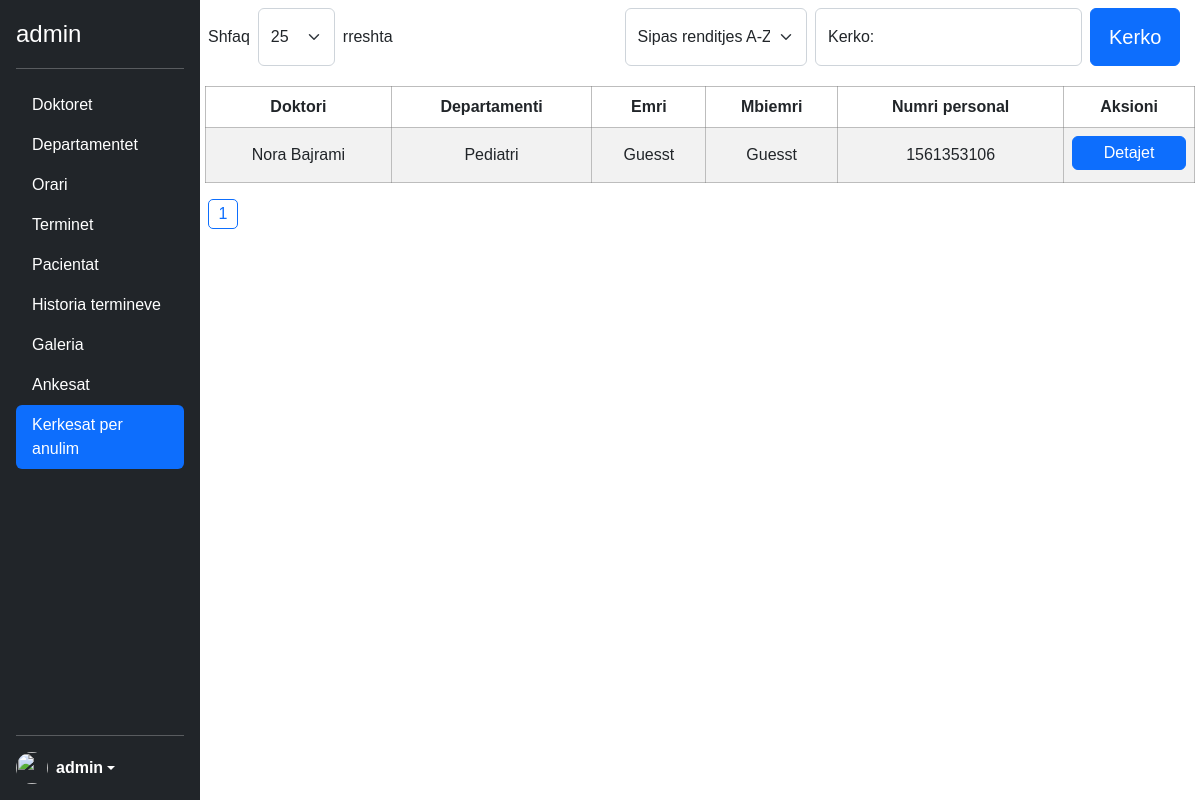
Screenshot of /admin/kerkesatAnulimit.php (signed in) with the database file from the repository.
### tables this page shows
CREATE TABLE `kerkesatanulimit` (
  `id` int(11) NOT NULL,
  `emri_pacientit` varchar(100) NOT NULL,
  `mbiemri_pacientit` varchar(100) NOT NULL,
  `numri_personal` int(10) NOT NULL,
  `email` varchar(100) NOT NULL,
  `telefoni` varchar(100) NOT NULL,
  `doktori` varchar(100) NOT NULL,
  `departamenti` varchar(100) NOT NULL,
  `data` date NOT NULL,
  `ora` time NOT NULL,
  `arsyeja_anulimit` varchar(150) NOT NULL
);

### admin/kerkesatAnulimit.php (the view, shortened to what this page needs)
<?php
include('../config.php');
?>
<?php include('header.php') ?>
</head>
<body>
    <div class="sideBlock">
        <button type="button" class="ham" id="ham_menu"><i class="fa-solid fa-bars"></i></button>
    </div>
    <div class="d-flex flex-column flex-shrink-0 p-3 text-white bg-dark sidebar">
        <p class="d-flex align-items-center mb-3 mb-md-0 me-md-auto text-white text-decoration-none">
            <span class="fs-4"><?php echo $_SESSION['admin'] ?></span>
        </p>
        <hr>
        <ul class="nav nav-pills flex-column mb-auto">
            <li class="nav-item"><a href="doktoret.php" class="nav-link text-white">Doktoret</a></li>
            <li><a href="departamentet.php" class="nav-link text-white">Departamentet</a></li>
            <li><a href="orari.php" class="nav-link text-white">Orari</a></li>
            <li><a href="terminet.php" class="nav-link text-white">Terminet</a></li>
            <li><a href="pacientat.php"" class=" nav-link text-white">Pacientat</a></li>
            <li><a href="historiaTerminit.php" class="nav-link text-white">Historia termineve</a></li>
            <li class="nav-item"><a href="galeria.php" class="nav-link text-white">Galeria</a></li>
            <li><a href="ankesat.php" class="nav-link text-white">Ankesat</a></li>
            <li><a href="kerkesatAnulimit.php" class="nav-link text-white active" aria-current="page">Kerkesat per anulim</a></li>
        </ul>
        <hr>
        <div class="dropdown">
            <a href="#" class="d-flex align-items-center text-white text-decoration-none dropdown-toggle" id="dropdownUser1" data-bs-toggle="dropdown" aria-expanded="false">
                <img src="https://w7.pngwing.com/pngs/200/420/png-transparent-user-profile-computer-icons-overview-rectangle-black-data-thumbnail.png" alt="" width="32" height="32" class="rounded-circle me-2">
                <strong><?php echo $_SESSION['admin'] ?></strong>
            </a>
        </div>
    </div>
    <?php
    $searchedQuery = "";
    $entries = isset($_GET['entries']) ? $_GET['entries'] : 25;
    $sortDefault = "default";
    $sortBy = isset($_GET['sortBy']) ? $_GET['sortBy'] : $sortDefault;
    $sort = "";
    $countSql = "SELECT COUNT(*) as total FROM kerkesatanulimit";
    $countPrep = $con->prepare($countSql);
    $countPrep->execute();
    $totalRows = $countPrep->fetch();
    $totalRows = $totalRows['total'];
    $totalPages = ceil($totalRows / $entries);
    $currentPage = isset($_GET['page']) ? $_GET['page'] : 1;
    $startIndex = ($currentPage - 1) * $entries;
    if ($sortBy == "default") {
        $sort = " ORDER BY doktori ASC LIMIT :startIndex, $entries";
        $sortASC = 'selected';
        $searchedQuery = isset($_GET['keyword']) ? $_GET['keyword'] : "";
    } else if ($sortBy == "ASC") {
        $sort = " ORDER BY doktori ASC LIMIT :startIndex, $entries";
        $sortASC = 'selected';
        $searchedQuery = isset($_GET['keyword']) ? $_GET['keyword'] : "";
    } else if ($sortBy == "DESC") {
        $sort = " ORDER BY doktori DESC LIMIT :startIndex, $entries";
        $sortDESC = 'selected';
        $searchedQuery = isset($_GET['keyword']) ? $_GET['keyword'] : "";
    } else if ($sortBy == "date") {
        $sort = " ORDER BY DATE(data) LIMIT :startIndex, $entries";
        $sortDate = 'selected';
        $searchedQuery = isset($_GET['keyword']) ? $_GET['keyword'] : "";
    }
    if (isset($_GET['search']) && !empty($_GET['keyword'])) {
        $keyword = $_GET['keyword'];
        $sort = "SELECT * FROM kerkesatanulimit WHERE doktori=:keyword OR departamenti=:keyword  OR numri_personal=:keyword OR
             emri_pacientit=:keyword OR mbiemri_pacientit=:keyword OR data=:keyword OR ora=:keyword" . $sort;
        $sql = $sort;
        $prep = $con->prepare($sql);
        $prep->bindParam(':keyword', $keyword);
        $prep->bindValue(':startIndex', $startIndex, PDO::PARAM_INT);
        $prep->execute();
        $data = $prep->fetchAll(PDO::FETCH_ASSOC);
        $searchedQuery = $keyword;
    } else {
        $sql = "SELECT * FROM kerkesatanulimit" . $sort;
        $prep = $con->prepare($sql);
        $prep->bindValue(':startIndex', $startIndex, PDO::PARAM_INT);
        $prep->execute();
        $data = $prep->fetchAll(PDO::FETCH_ASSOC);
    }
    if (!$data) {
        $empty = 'empty';
    } else {
        $empty = '';
    }
    ?>
    <main class="main mainRes d-flex flex-column align-items-center">
        <div class="d-flex justify-content-between w-100 p-2 ">
            <div>
                <form id="entriesForm" method="GET" class="d-flex align-items-center w-25" action="">
                    <label for="entries" class="me-2">Shfaq</label>
                    <select class="form-select" id="entries" aria-label="" name="entries" style="width: 80px; height: 58px" onchange="this.form.submit()">
                        <option value="25" <?= $entry25 ?? '' ?>>25</option>
                    </select>
                    <label for="entries" class="ms-2">rreshta</label>
                </form>
            </div>
            <div class="d-flex w-75 justify-content-end pe-2">
                <div class="w-25">
                    <form id="sortForm" method="GET" class="d-flex align-items-center" action="">
                        <select class="form-select" id="sortBy" name="sortBy" aria-label="Default select example" style="height: 58px" onchange="this.form.submit()">
                            <option value="ASC" <?= $sortASC ?? "" ?>>Sipas renditjes A-Zh</option>
                        </select>
                    </form>
                </div>
                <div class="w-50 ms-2 me-1">
                    <form method="get" action="">
                        <div class="d-flex mb-1">
                            <div class="form-floating w-75">
                                <input type="text" class="form-control lastName" id="floatingInput" name="keyword" placeholder="Kerkro:" value="<?= $searchedQuery ?>">
                                <label for="floatingInput">Kerko:</label>
                            </div>
                            <button class="btn btn-primary w-25 fs-5 ms-2" name="search">Kerko</button>
                        </div>
                    </form>
                </div>
            </div>
        </div>
        <?php if ($empty == '') : ?>
            <table class="table table-striped text-center mt-2 table_patient">
                <thead>
                    <tr>
                        <th scope="col">Doktori</th>
                        <th scope="col">Departamenti</th>
                        <th scope="col">Emri</th>
                        <th scope="col">Mbiemri</th>
                        <th scope="col">Numri personal</th>
                        <th scope="col">Aksioni</th>
                    </tr>
                </thead>
                <tbody>
                    <?php foreach ($data as $data) : ?>
                        <tr>
                            <td><?= $data['doktori'] ?></td>
                            <td><?= $data['departamenti'] ?></td>
                            <td><?= $data['emri_pacientit'] ?></td>
                            <td><?= $data['mbiemri_pacientit'] ?></td>
                            <td><?= $data['numri_personal'] ?></td>
                            <td>
                                <a class="text-decoration-none text-white" href="tedhenatKerkesave.php?id=<?= $data['id']  ?>">
                                    <button class="btn btn-primary w-100 p-1 text-white mb-1 rez">Detajet</button>
                                </a>
                            </td>
                        </tr>
                    <?php endforeach; ?>
                </tbody>
            </table>
        <?php endif; ?>
        <?php if ($empty == 'empty') { ?>
            <article class=" d-flex justify-content-center mt-5">
                <h1 class=" h1 fw-normal text-center mt-5">Te dhenat nuk u gjenden ne databaze.</h1>
            </article>
        <?php } else { ?>
            <div class="imagePagination  justify-content-start w-100 ps-2">
                <?php
                $maxVisibleLinks = 5;
                $startPage = max(1, $currentPage - floor($maxVisibleLinks / 2));
                $endPage = min($startPage + $maxVisibleLinks - 1, $totalPages);
                for ($i = $startPage; $i <= $endPage; $i++) {
                    $activePage = ($i == $currentPage) ? 'activePage' : '';
                    echo '<a class="paginationLink ' . $activePage . '" href="?page=' . $i . '">' . $i . '</a> ';
                }
                ?>
            </div>
        <?php } ?>
    </main>
</body>
</html>

### css/main.css (style rules this page uses)
:root { --primary: #0D6EFD; --background: #081C15; --secondary: #40916C; --border: #74c69d; --focus: #95d5b2; --font-family: 'Roboto', sans-serif; --grey: #adb5bd; --darkGrey: #495057; }
* { font-family: Arial, Helvetica, sans-serif; }
body { overflow: auto !important; }
main { max-height: none !important; }
.main { display: flex; justify-content: center; width: calc(100% - 200px); margin-left: 200px; }
.sidebar { width: 200px !important; height: 100% !important; position: fixed; display: flex; flex-direction: column; z-index: 999; }
.imagePagination { display: flex; flex-wrap: wrap; gap: 10px; }
.paginationLink { text-decoration: none; border: 1px solid rgba(119, 136, 153, 0.659); color: rgba(119, 136, 153, 0.659); border-radius: 5px; width: 30px; height: 30px; display: flex; justify-content: center; align-items: center; }
.activePage { border-color: #0D6EFD; color: #0D6EFD; }
.form-select { height: 50px; }
.table thead tr, .table tbody td { height: 30px !important; }
.table { width: 99% !important; }
.table thead tr th { border: 1px solid rgba(128, 128, 128, 0.521); }
.table tbody tr td { border: 1px solid rgba(128, 128, 128, 0.521); vertical-align: middle; }
.sideBlock { position: absolute; top: 10px; left: 5px; }

### rows the page displays
kerkesatanulimit: doktori "Nora Bajrami", departamenti "Pediatri", emri_pacientit "Guesst", mbiemri_pacientit "Guesst", numri_personal "1561353106"

### other values shown
$_SESSION['admin'] "admin"
